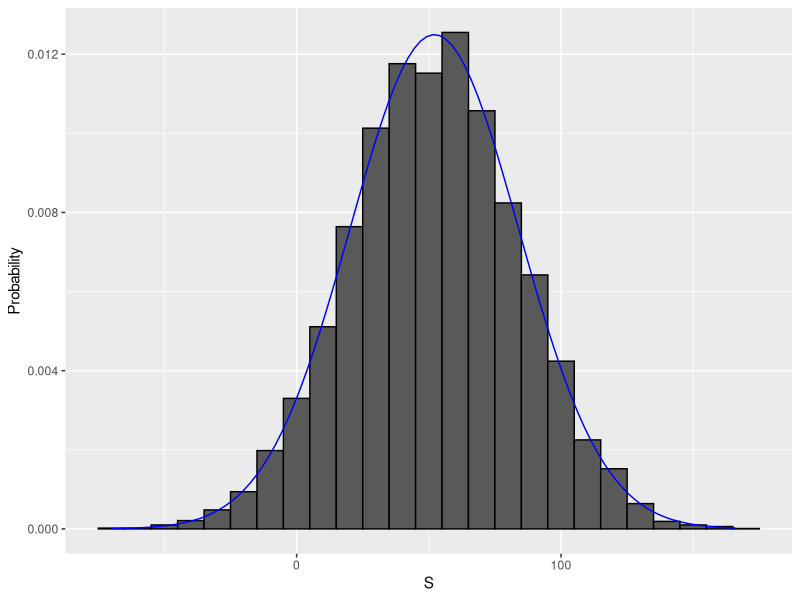

Reproduce this figure in R.
## Probability Section 3: Random Variables, Sampling Models, and the Central Limit Theorem

library(dslabs) ## Used in the data science course 
library(tidyverse)
library(ggplot2)
library(ggrepel)
library(ggthemes)
library(gridExtra)
library(dplyr)
library(RColorBrewer)
library(psych)
library(readr)
library(gtools)

## Code: Modeling a random variable

# define random variable x to be 1 if blue, 0 otherwise
beads <- rep(c("red", "blue"), times = c(2, 3))
x <- ifelse(sample(beads, 1) == "blue", 1, 0)

# demonstrate that the random variable is different every time
ifelse(sample(beads, 1) == "blue", 1, 0)
ifelse(sample(beads, 1) == "blue", 1, 0)
ifelse(sample(beads, 1) == "blue", 1, 0)

## Monte Carlo simulation: Chance of casino losing money on roulette

## We build a sampling model for the random variable  𝑆  that represents the casino's total winnings. 

# sampling model 1: define urn, then sample
color <- rep(c("Black", "Red", "Green"), c(18, 18, 2)) # define the urn for the sampling model
n <- 1000
X <- sample(ifelse(color == "Red", -1, 1), n, replace = TRUE)
X[1:10]

# sampling model 2: define urn inside sample function by noting probabilities
x <- sample(c(-1, 1), n, replace = TRUE, prob = c(9/19, 10/19))    # 1000 independent draws
S <- sum(x)    # total winnings = sum of draws
S

## We use the sampling model to run a Monte Carlo simulation and use the results to estimate the probability of the casino losing money.

n <- 1000    # number of roulette players
B <- 10000    # number of Monte Carlo experiments
S <- replicate(B, {
    X <- sample(c(-1,1), n, replace = TRUE, prob = c(9/19, 10/19))    # simulate 1000 spins
    sum(X)    # determine total profit
})

mean(S < 0)    # probability of the casino losing money


## We can plot a histogram of the observed values of S as well as the normal density curve based on the mean and standard deviation of S.

library(tidyverse)
s <- seq(min(S), max(S), length = 100)    # sequence of 100 values across range of S
normal_density <- data.frame(s = s, f = dnorm(s, mean(S), sd(S))) # generate normal density for S
data.frame (S = S) %>%    # make data frame of S for histogram
    ggplot(aes(S, ..density..)) +
    geom_histogram(color = "black", binwidth = 10) +
    ylab("Probability") +
    geom_line(data = normal_density, mapping = aes(s, f), color = "blue")
